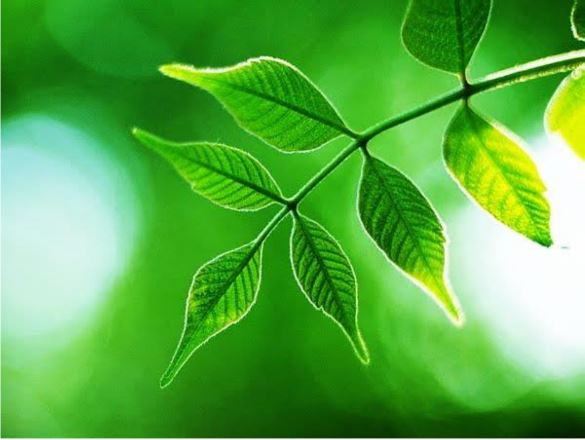
#> input picture t2.JPG, 585 x 440 px, found by its file name
$ python test2.py
#> lines starting #> are read from the running program, lines starting #| are printed output that depends on the picture
import cv2
import numpy as np


# Import the image
file_name = "t2.jpg"

# Read the image
src = cv2.imread(file_name, 1)
#> src is the input picture: shape (440, 585, 3); mean B, G, R 67.8, 173.6, 87.3

# Convert image to image gray
gray_image = cv2.cvtColor(src, cv2.COLOR_BGR2GRAY)
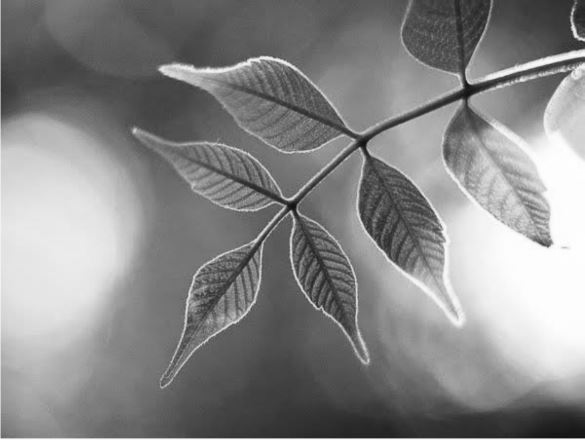
#> gray_image: shape (440, 585); min 13, max 255, mean 135.7

# Applying thresholding technique
#alpha = cv2.adaptiveThreshold(tmp,255,cv2.ADAPTIVE_THRESH_GAUSSIAN_C,cv2.THRESH_BINARY_INV,15,4)
binary_image = cv2.adaptiveThreshold(gray_image, 255, cv2.ADAPTIVE_THRESH_GAUSSIAN_C, cv2.THRESH_BINARY_INV, 9, 4)
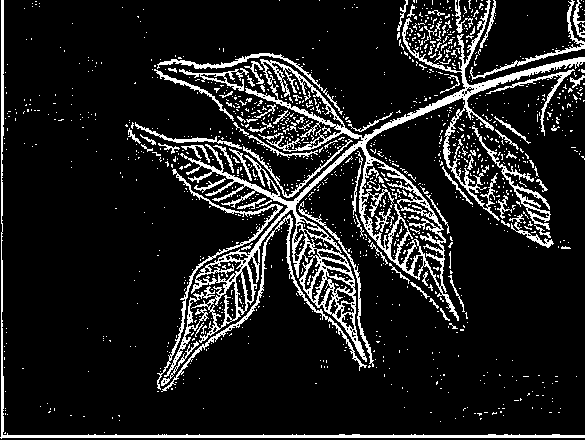
#> binary_image: shape (440, 585); 12.5% white in thin lines or dots
kernel=np.ones((1,1),np.uint8)
closing=cv2.morphologyEx(binary_image,cv2.MORPH_CLOSE,kernel,iterations=6)


# Creating the final image by combining the original image and the binary image
final_image = cv2.bitwise_and(src, src, mask=closing)
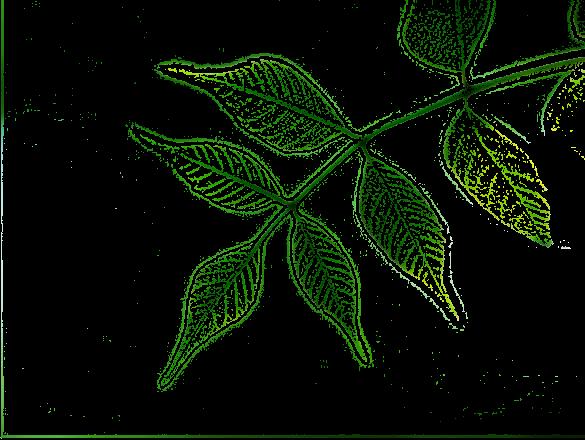
#> final_image: shape (440, 585, 3); mean B, G, R 2.7, 17.9, 6.8

# Display the original, binary, and final images
cv2.imshow("Original Image", src)
cv2.imshow("Binary Image", closing)
cv2.imshow("Final Image", final_image)
cv2.waitKey(0)
cv2.destroyAllWindows()

$ run again, with t1.JPG copied over t2.JPG
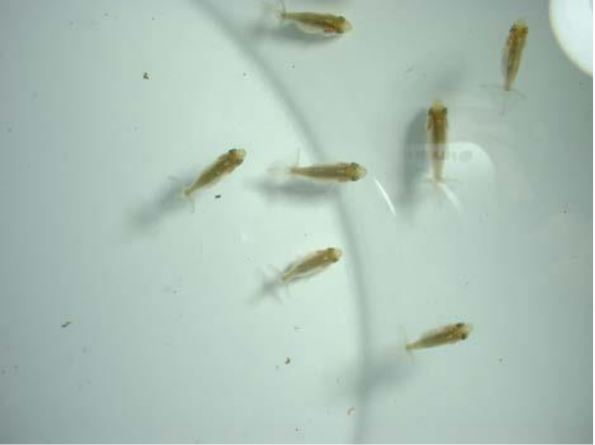
#> input picture t1.JPG, 595 x 445 px, found by its file name
#> src is the input picture: shape (445, 595, 3); mean B, G, R 183.5, 193.2, 173.1
#> `binary_image = cv2.adaptiveThreshold(gray_image, 255, cv2.ADAPTIVE_THR..`:
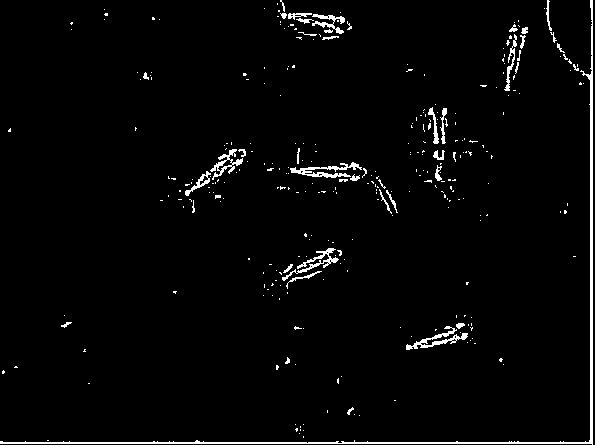
#> binary_image: shape (445, 595); 2.6% white in thin lines or dots
#> `final_image = cv2.bitwise_and(src, src, mask=closing)`:
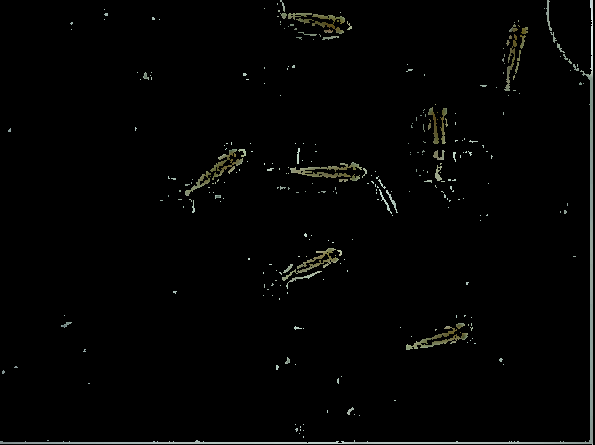
#> final_image: shape (445, 595, 3); mean B, G, R 3.5, 4, 3.8
